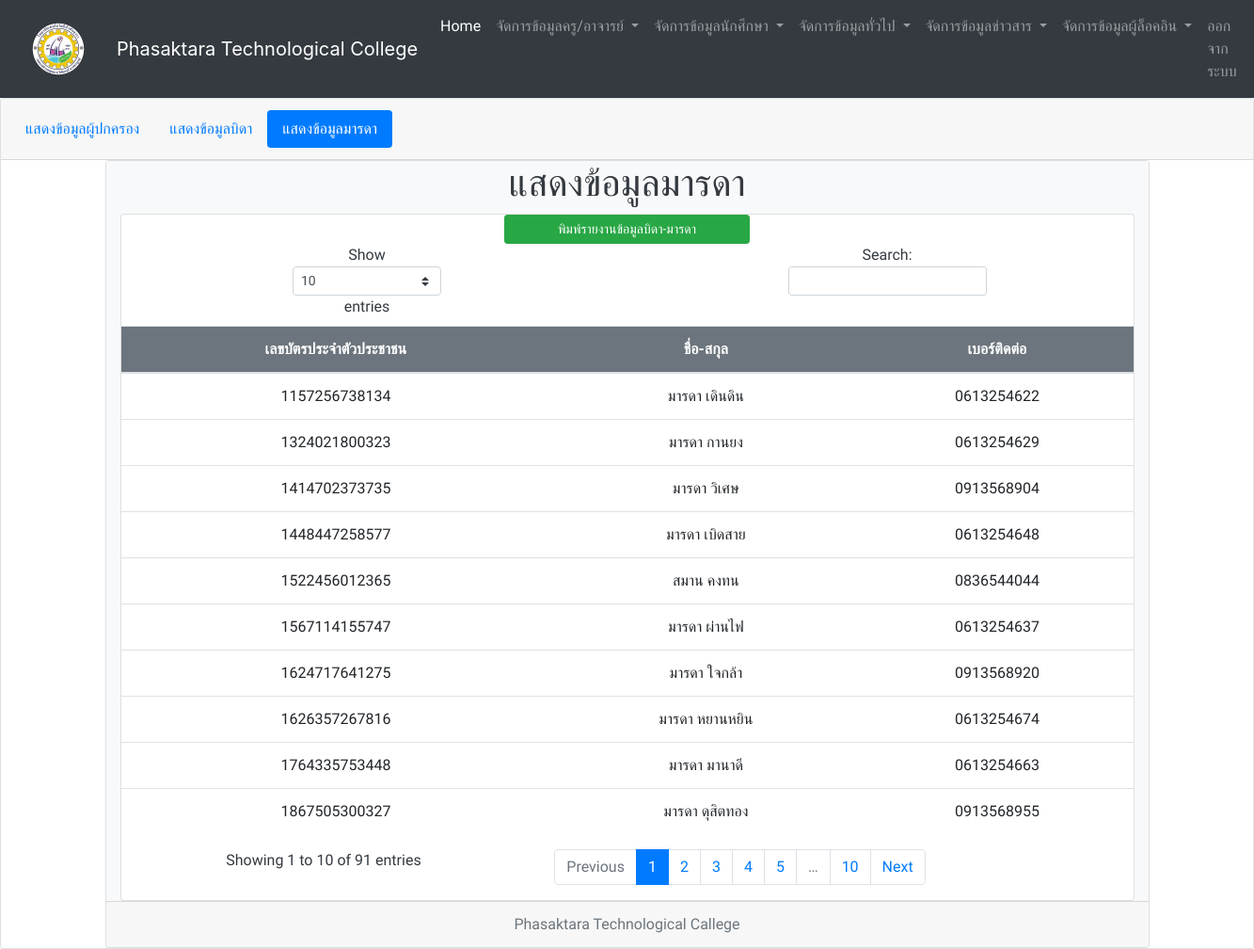
The page /showmathar.php (signed in) on the database its author committed.
### tables this page shows
CREATE TABLE `mathar` (
  `id_m` smallint(6) NOT NULL,
  `m_id` varchar(13) NOT NULL,
  `m_name` varchar(100) NOT NULL,
  `m_tel` varchar(10) NOT NULL
);

### showmathar.php (the view, shortened to what this page needs)
<?php
if(isset($_SESSION["valid_uname"]) && isset($_SESSION["valid_pwd"]) && isset($_SESSION["userlevel"]) == '2'){
	include "connect.php";
	include "include/head_menu_admin.php";
	$sql = "SELECT *
			FROM mathar";
	$result = mysqli_query($conn,$sql)
	 or die("3.ไม่สามารถประมวลผลคำสั่งได้").mysqli_error();
?>
<div class="card text-center">
  <div class="card-header">
    <ul class="nav nav-pills card-header-pills">
      <li class="nav-item">
       <a class="nav-link" href="showparent.php">แสดงข้อมูลผู้ปกครอง</a>
      </li>
            <li class="nav-item">
        <a class="nav-link" href="showfather.php">แสดงข้อมูลบิดา</a>
      </li>
      <li class="nav-item">
        <a class="nav-link active" href="showmathar.php">แสดงข้อมูลมารดา</a>
      </li>
    </ul>
  </div>
  <div class="container" align="center">
  <div class="card text-center">
<div class="container-fluid h-100 bg-light text-dark">
  <div class="row justify-content-center align-items-center">
    <h1>แสดงข้อมูลมารดา</h1>
  </div>
<div class="card text"  style="max-width: 1100px;" >
  <div class="row no-gutters">
    <div class="col-md-12">
<table class="table table-hover"  id="mytable">
  <thead><div class="col"><?php echo "<a href=\"print_father_mathar.php?\">"; ?><button class="col-3 btn btn-success btn-sm float-center" >พิมพ์รายงานข้อมูลบิดา-มารดา</button><?php echo "</a>"; ?></div>
    <tr class="bg-secondary text-white" >
      <th scope="col">เลขบัตรประจำตัวประชาชน</th>
      <th scope="col">ชื่อ-สกุล</th>
      <th scope="col">เบอร์ติดต่อ</th>
    </tr>
  </thead>
  <tbody>
  <?php
	while($rs=mysqli_fetch_array($result)){
?>
    <tr>
      <td><?php echo"$rs[m_id]";?></td>
      <td><?php echo"$rs[m_name]";?></td>
      <td><?php echo"$rs[m_tel]";?></td>
    </tr>
<?php
	}
?>
  </tbody>
</table>
</div>
 </div>
  </div>
</div>
  <div class="card-footer text-muted">
    Phasaktara Technological Callege
  </div>
  <?php
} else {
    echo "<script> alert('Please Login');window.location = 'index.php';</script>";
    exit();
}
?>

### include/head_menu_admin.php (style rules this page uses)
body, h1, h2, div, h3, h4, p { font-family: 'Sarabun'; }

### rows shown on the page
mathar: m "1522456012365", m_name "สมาน คงทน", m_tel "0836544044"
mathar: m "1414702373735", m_name "มารดา วิเศษ", m_tel "0913568904"
mathar: m "1157256738134", m_name "มารดา เดินดิน", m_tel "0613254622"
mathar: m "1324021800323", m_name "มารดา กานยง", m_tel "0613254629"
mathar: m "1624717641275", m_name "มารดา ใจกล้า", m_tel "0913568920"
mathar: m "1567114155747", m_name "มารดา ผ่านไฟ", m_tel "0613254637"
mathar: m "1448447258577", m_name "มารดา เบิดสาย", m_tel "0613254648"
mathar: m "1764335753448", m_name "มารดา มานาดี", m_tel "0613254663"
mathar: m "1867505300327", m_name "มารดา ดุสิตทอง", m_tel "0913568955"
mathar: m "1626357267816", m_name "มารดา หยานหยิน", m_tel "0613254674"
